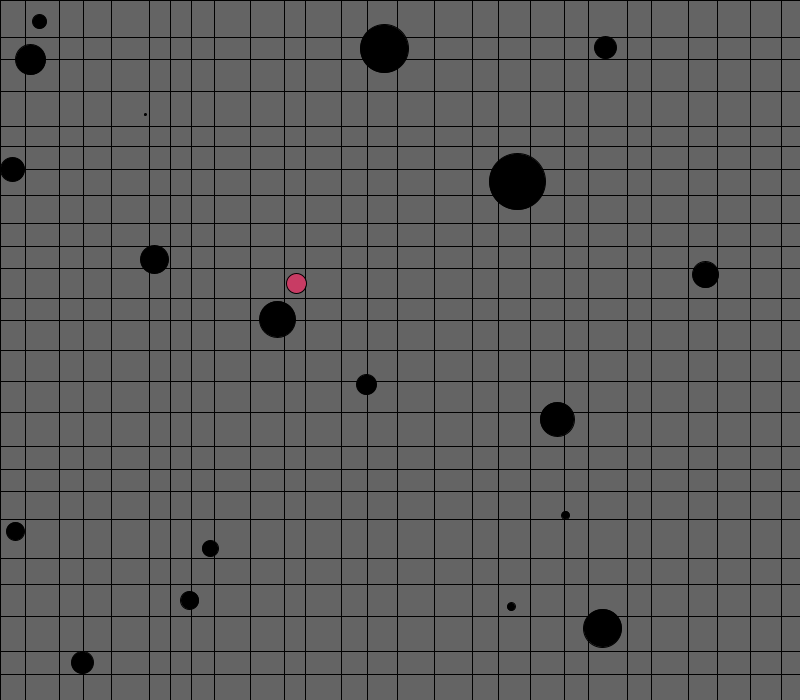
Frame 1 (no input)
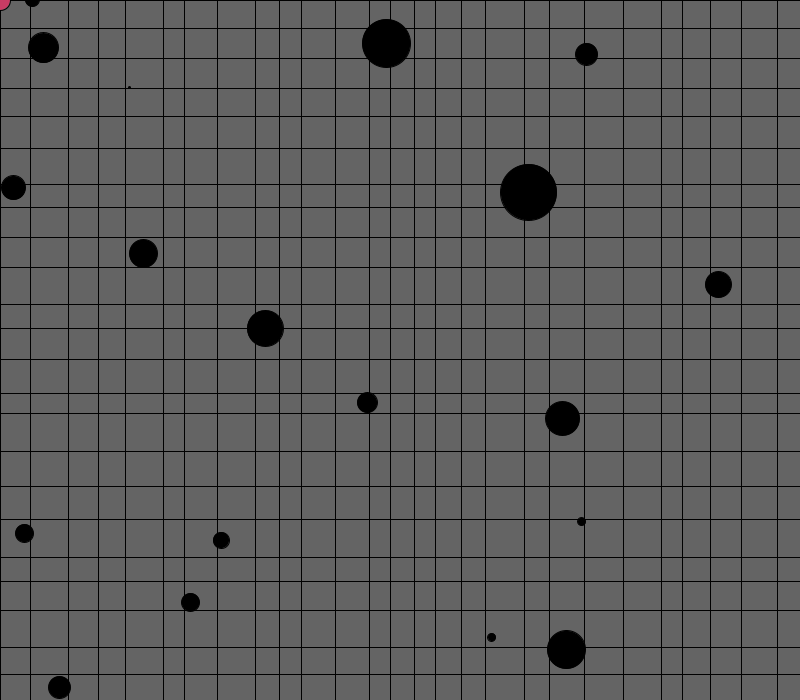
Frame 60 (the mouse pressed at the canvas centre just before this capture)
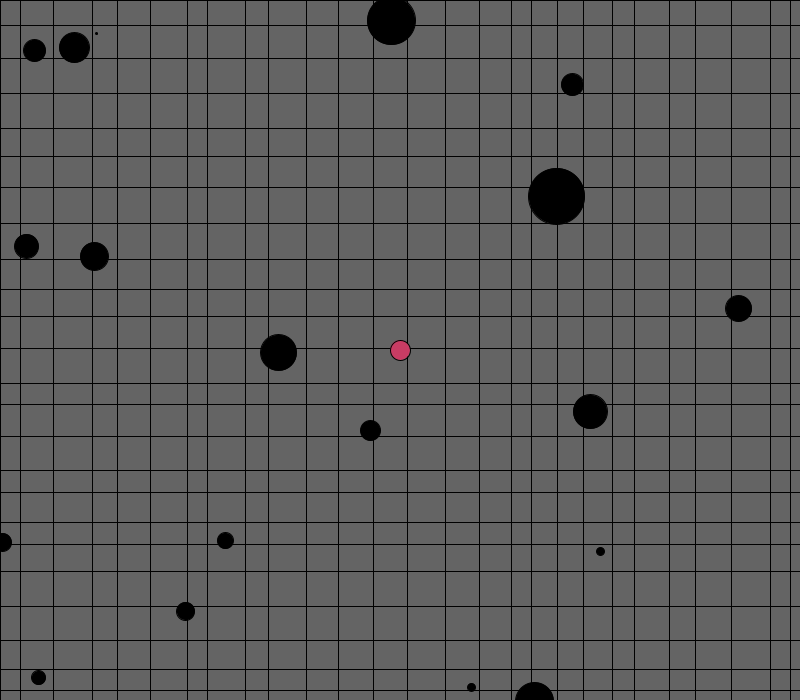
Frame 120 (the mouse held since frame 60 and released just before this capture)

The Processing sketch that drew these frames (run headless with seeded random() and noise(); from frame 60 on, the mouse is pressed at the canvas centre):

// Processing sketch: game_week3
// ── game_week3.pde
float x; 
float y; 
int r = 10; 
int gameResult = 1; 
float[] ballx = new float [20]; 
float[] bally = new float [20]; 
int[] ballr = new int [20]; 
float[] speedx = new float [20]; 
float[] speedy = new float [20]; 
float a = 0.1; 

void setup() { 
  size (800, 700); 
  ellipseMode (CENTER); 

  // setup for blackballs
  for (int i=0; i<20; i++) { 
    ballx[i] = random (0, width); 
    bally[i] = random (0, height); 
    ballr[i] = int (random (0, 30));
  } 
  //setup for yellow ball
  x = random (0, width); 
  y = random (0, height);
} 

void draw() { 
  background(100, 100, 100);
  //background
  for (int h=0; h<width; h=h+20) {
    line(h, 0, h, width);
    h=h+int(random(20));
  }
  for (int s=0; s<width; s=s+20) {
    line(0, s, width, s);
    s=s+int(random(20));
  }


  //20 black balls
  fill (0); 
  for (int i=0; i<20; i++) { 
    ellipse (ballx[i], bally[i], 2*ballr[i], 2*ballr[i]);
  } 

  //1 pink moving ball
  fill (200, 60, 100); 
  ellipse (x, y, 2*r, 2*r); 
  for (int i=0; i<20; i++) { 
    float math=(ballx[i]-x)*(ballx[i]-x)+(bally[i]-y)*(bally[i]-y)-(ballr[i]+r)*(ballr[i]+r); 
    if (math<0 && ballr[i]>r) { 
      gameResult = 0;
    }
  } 

  // game status 
  if (gameResult == 0) { 
    gameover();
  } else { 

    //mouse following
    x = mouseX;
    y = mouseY;
    for (int i=0; i<20; i++) { 
      move (i);
    }
  } 

  // eat small ball
  for (int i=0; i<20; i++) { 
    if ((ballx[i]-x)*(ballx[i]-x)+(bally[i]-y)*(bally[i]-y)-(ballr[i]+r)*(ballr[i]+r)<0 && ballr[i]<r) { 
      r = int (sqrt ((r+ballr[i])*(r+ballr[i]))); 
      ballr[i] = 0;
    }
  } 

  //how to win the game
  int sum = 100; 
  for (int i=0; i<20; i++) { 
    sum += ballr[i];
  } 
  if (sum == 100) { 
    win();
  }
} 

//the movement of blackballs
void move(int i) { 
  speedx[i] += random (-a, a); 
  speedy[i] += random (-a, a); 
  ballx[i] += speedx[i]; 
  bally[i] += speedy[i]; 
  if (ballx[i]<-5) { 
    ballx[i] += width;
  } 
  if (ballx[i] > width+5) { 
    ballx[i] -= width;
  } 
  if (bally[i] < -5) { 
    bally[i] += height;
  } 
  if (bally[i] > height+5) { 
    bally[i] -= height;
  }
} 

//lose
void gameover() { 
  fill (200, 40, 40); 
  textSize (100); 
  textAlign(CENTER); 
  text ("Game Over", width/2, height/2);
} 

//win
void win() { 
  fill (255); 
  textSize (50); 
  textAlign(CENTER); 
  text ("Congratulations!You Win!", width/2, height/2);
}
